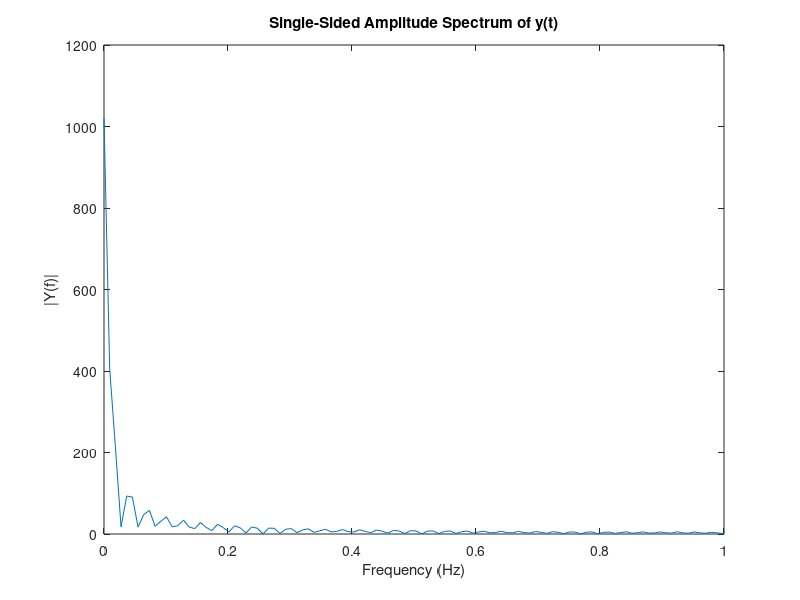
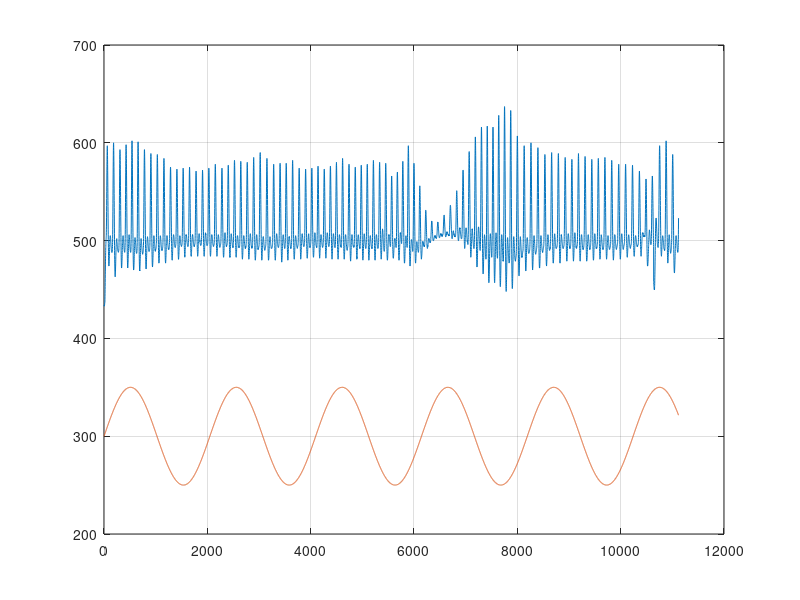

These figures' MATLAB source, in order:

%     name = sprintf('data%i', i);
%     %load('sampledata.mat');
%     y_orig = eval(name);
%     % down-sample: keep every 80th sample to go from 8000->100 Hz
%     y = downsample(y_orig, 80);
    y = load('ps_data.mat');
    y = y.ps_data;
    Fs = 150;
    T = 1/Fs;
    L = length(y);
    NFFT = 2^nextpow2(L);
    t = (0:L-1)*T;

    Y = fft(y,NFFT)/L;
    f = Fs/2*linspace(0,1,NFFT/2+1);
    Yss = 2*abs(Y(1:NFFT/2+1));

    % Plot single-sided amplitude spectrum.
    figure('Name','pulse sensor data');
    plot(f,Yss) 
    title('Single-Sided Amplitude Spectrum of y(t)')
    xlabel('Frequency (Hz)')
    ylabel('|Y(f)|')
    xlim([0 1])

    % extract peaks
    [pks,locs] = findpeaks(Yss,'MINPEAKHEIGHT',1*10^-4);
    [max_pk_val,idx] = max(pks);
    max_pk_loc = locs(idx);
    max_pk_freq = f(max_pk_loc)
    
    figure();
    plot(y);
    hold on
    grid on
    sim = 50*sin(2*pi*f(locs(2))*t)+300;
    plot(sim);

    
    %11000 is max t of recording
    % periods of 124 115 117 119
    % 1/120 = 0.0083
    
%     figure;
% plot(y)
% hold on
%     sim_data = 50*sin(2*pi*.0083*100*t)+300;
% plot(sim_data)
% grid on